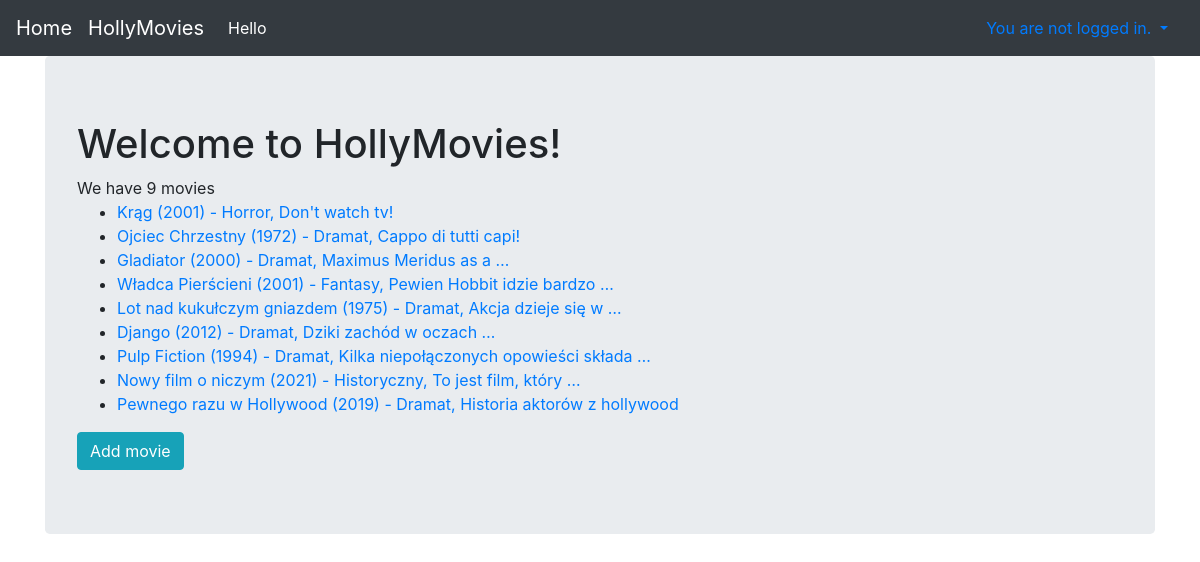
The app's page /movie/, older data.
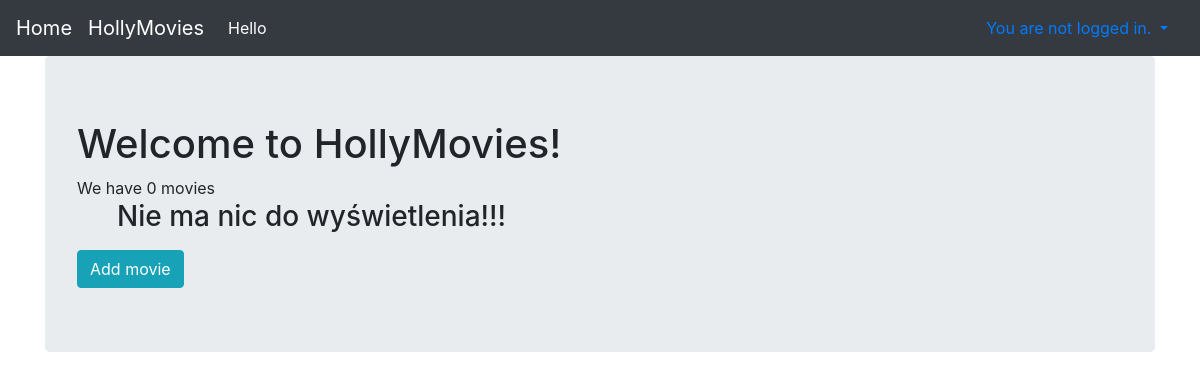
The same page, newer data.
### viewer/models.py (models this page shows, shortened)
class Movie(Model):
    title = CharField(max_length=170)
    genre = ForeignKey(Genre, on_delete=DO_NOTHING)
    rating = IntegerField()
    released = DateField()
    description = TextField()
    created = DateTimeField(auto_now_add=True)

class Genre(Model):
    name = CharField(max_length=128)

### viewer/views.py (the view)
# urls.py: path('movie/', MoviesView.as_view(), name="filmy"),
class MoviesView(ListView):
    template_name = 'movies.html'
    model = Movie
    paginate_by = 200

### viewer/templates/movies.html (shortened to what this page needs)
{% extends "base.html" %}
{% block content %}
  <h1>Welcome to HollyMovies!</h1>
  We have {{ object_list | length }} movie{{ object_list|length|pluralize:"s"}}
  <ul>
    {% for movie in object_list %}
    <li>
      <a href="{% url 'viewer:movie_details' movie.id %}">{{ movie.title }} ({{ movie.released.year }}) - {{ movie.genre.name }}, {{ movie.description | truncatewords:4 }}</a>
    </li>
    {% empty %}
    <h3>Nie ma nic do wyświetlenia!!!</h3>
    {% endfor %}
  </ul>
 <a href="{% url 'viewer:movie_create' %}" class="btn btn-info">Add movie</a>
{% endblock %}

### viewer/templates/base.html (shortened to what this page needs)
{% load static %}
<html {% if LANGUAGE_CODE %}lang="{{ LANGUAGE_CODE }}"{% endif %}>
<head>
  <link rel="stylesheet"  href="https://stackpath.bootstrapcdn.com/bootstrap/4.2.1/css/bootstrap.min.css">
</head>
<body>
{% include "navbar.html" %}
  <div class="container">
    <div class="jumbotron">
      {% block content %}{% endblock %}
    </div>
  </div>
</body>
</html>

### viewer/templates/navbar.html (shortened to what this page needs)
<nav class="navbar navbar-expand-lg navbar-dark bg-dark">
     <a class="navbar-brand" href="{% url 'index' %}">Home</a>
      <a class="navbar-brand" href="{% url 'viewer:movie' %}">HollyMovies</a>
      <div class="collapse navbar-collapse" id="navbarNavAltMarkup">
        <div class="navbar-nav">
          <a class="nav-item nav-link active" href="{% url 'hello' %}">Hello</a>
        </div>
      </div>
    {% if user.is_authenticated %}
    <a class="nav-link active dropdown-toggle" href="#" data-toggle="dropdown">
        {% if user.first_name %}Hello, {{ user.first_name }}!
        {% else %}Hello, {{ user.username }}!{% endif %}
    </a>
    <div class="dropdown-menu dropdown-menu-right">
        <a class="dropdown-item text-right" href="{% url 'accounts:logout' %}">Logout</a>
        <a class="dropdown-item text-right" href="{% url 'accounts:password_change' %}">Change password</a>
    </div>
    {% else %}
    <a class="nav-link active dropdown-toggle" href="#" data-toggle="dropdown">
        You are not logged in.
    </a>
    {% endif %}
 </nav>

Row changes from the older to the newer data that the page shows:
removed Movie: title "Krąg", released.year "2001", genre.name "Horror", description "Don't watch tv!"
removed Movie: title "Ojciec Chrzestny", released.year "1972", genre.name "Dramat", description "Cappo di tutti capi!"
removed Movie: title "Gladiator", released.year "2000", genre.name "Dramat", description "Maximus Meridus as a …"
removed Movie: title "Władca Pierścieni", released.year "2001", genre.name "Fantasy", description "Pewien Hobbit idzie bardzo …"
removed Movie: title "Lot nad kukułczym gniazdem", released.year "1975", genre.name "Dramat", description "Akcja dzieje się w …"
removed Movie: title "Django", released.year "2012", genre.name "Dramat", description "Dziki zachód w oczach …"
removed Movie: title "Pulp Fiction", released.year "1994", genre.name "Dramat", description "Kilka niepołączonych opowieści składa …"
removed Movie: title "Nowy film o niczym", released.year "2021", genre.name "Historyczny", description "To jest film, który …"
removed Movie: title "Pewnego razu w Hollywood", released.year "2019", genre.name "Dramat", description "Historia aktorów z hollywood"
Text that changed along with them:
{{ object_list | length }}: "9" → "0"
text now shown: "Nie ma nic do wyświetlenia!!!"
